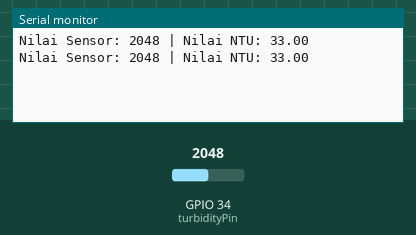
A sketch run on a simulated ESP32. Shown: the last lines printed to the serial monitor. The test bench sets the inputs (shaded band); at power-on: GPIO 34 (turbidityPin) = 2048.

Above: at 1.8 s.
1.9 s: GPIO 34 (turbidityPin) set to 2866
At 2.8 s:
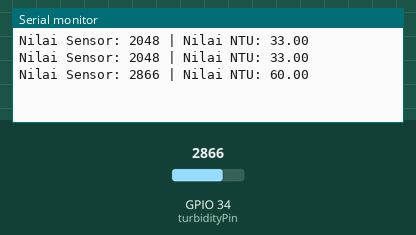
3.4 s: GPIO 34 (turbidityPin) set to 3603
At 4.8 s:
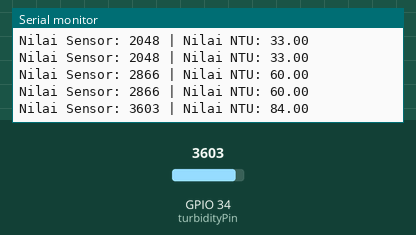
Timing chart, 0 to 6.4 s (numbered marks = the images above; inputs shaded):
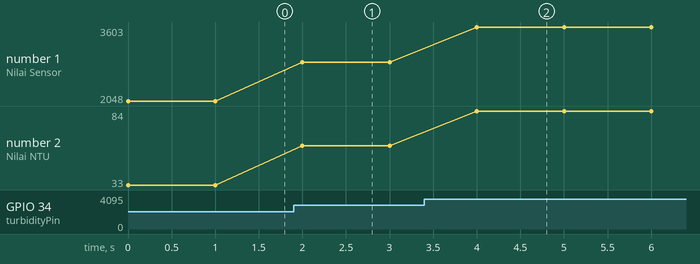

Measured:
- after the input at 1.9 s, the serial monitor: prints a new line after 0.10 s (image 1)
- after the input at 3.4 s, the serial monitor: prints a new line after 0.60 s (image 2)
- plotted number 1: 2048 → 2866 after the input at 1.9 s, 2866 → 3603 after the input at 3.4 s
- plotted number 2: 33 → 60 after the input at 1.9 s, 60 → 84 after the input at 3.4 s

The sketch:

TdsCodeCalibrations.ino
```cpp
// Definisikan pin untuk sensor turbidity
const int turbidityPin = 34; // Pin analog yang terhubung ke sensor turbidity

// Nilai kalibrasi
const int clearWaterValue = 4095; // Nilai analog untuk air jernih
const int turbidWaterValue = 1000; // Nilai analog untuk air keruh

// Fungsi setup
void setup() {
  Serial.begin(115200); // Memulai komunikasi serial dengan baud rate 115200
  pinMode(turbidityPin, INPUT); // Atur pin turbidity sebagai input
}

// Fungsi loop
void loop() {
  // Baca nilai analog dari sensor turbidity
  int sensorValue = analogRead(turbidityPin);

  // Konversi nilai analog ke NTU (Nephelometric Turbidity Units)
  float ntuValue = map(sensorValue, turbidWaterValue, clearWaterValue, 0, 100);

  // Cetak nilai sensor dan nilai NTU ke Serial Monitor
  Serial.print("Nilai Sensor: ");
  Serial.print(sensorValue);
  Serial.print(" | Nilai NTU: ");
  Serial.println(ntuValue);

  // Tunggu 1 detik sebelum membaca lagi
  delay(1000);
}
```
